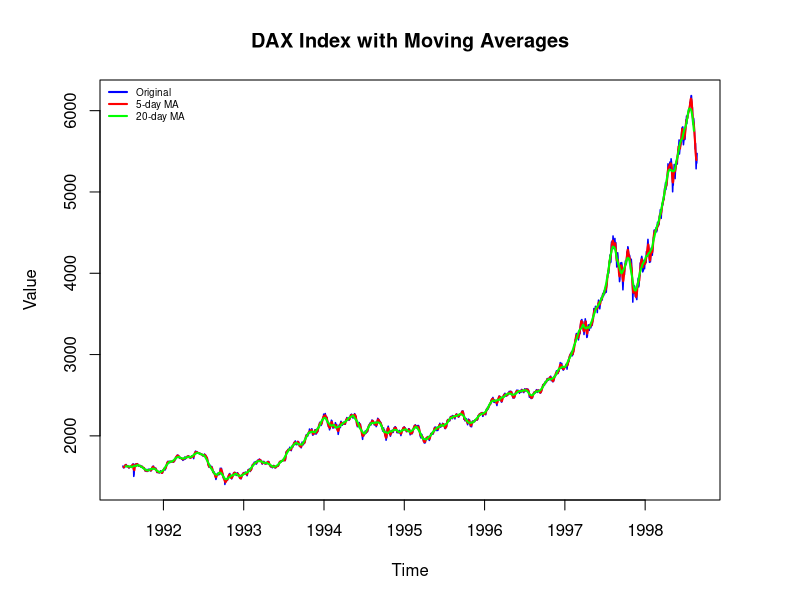

This chart was generated by the following R code:
library(zoo)  # For rollmean

data("EuStockMarkets")
stocks_ts <- EuStockMarkets

# Pick one index to illustrate (DAX)
dax_ts <- stocks_ts[, "DAX"]

# Apply moving averages
ma_5  <- rollmean(dax_ts, 5, fill = NA)    # 5-day MA
ma_20 <- rollmean(dax_ts, 20, fill = NA)   # 20-day MA

# Adjust margins to fit plot and legend
par(mar = c(5, 5, 4, 4))  # Bottom, left, top, right

# Plot the DAX series
plot(dax_ts, type = "l", col = "blue", main = "DAX Index with Moving Averages",
     xlab = "Time", ylab = "Value", lwd = 1.5)

# Add moving averages
lines(ma_5, col = "red", lwd = 2)
lines(ma_20, col = "green", lwd = 2)

# Add legend **inside the plot** in the top left corner
legend("topleft", legend = c("Original", "5-day MA", "20-day MA"),
       col = c("blue", "red", "green"), lty = 1, lwd = 2, bty = "n", cex = 0.6)  # bty="n" removes legend box
